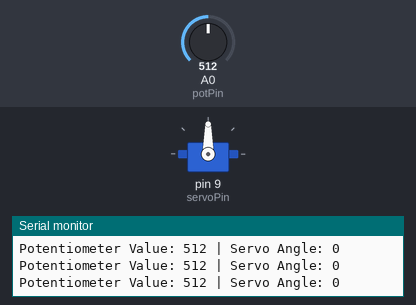
A sketch run on a simulated Arduino Uno, built with avr-gcc and run on an emulated ATmega328P. On the bench: servo, the last lines printed to the serial monitor. The test bench sets the inputs (shaded band); at power-on: A0 (potPin) = 512.

Above: at 1.2 s.
1.3 s: A0 (potPin) set to 550
At 1.8 s:
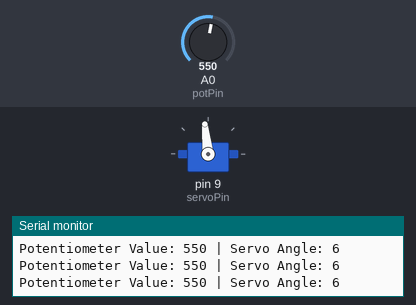
4.3 s: A0 (potPin) set to 576
At 5.2 s:
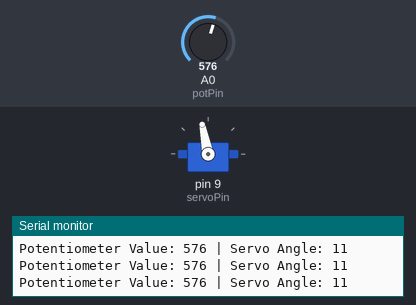
5.8 s: A0 (potPin) set to 478
At 6.7 s:
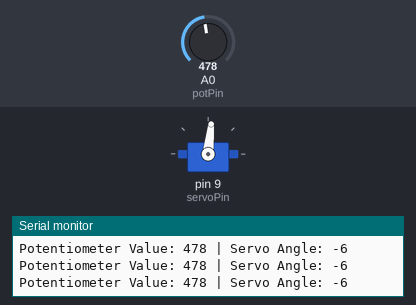
8.8 s: A0 (potPin) set to 446
At 9.3 s:
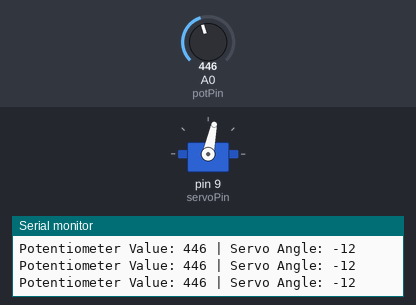
10.3 s: A0 (potPin) set to 716
At 11.5 s:
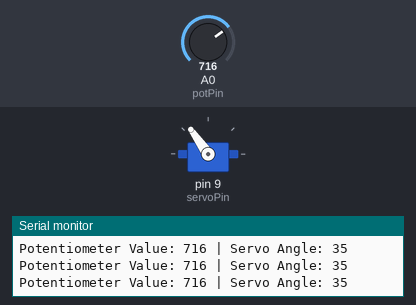
11.8 s: A0 (potPin) set to 0
At 13.0 s:
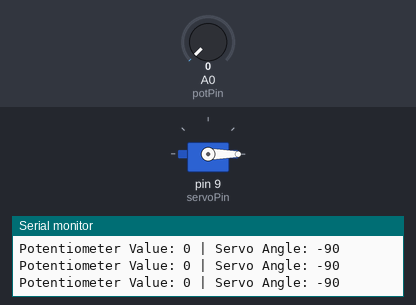
Timing chart, 0 to 14.3 s (numbered marks = the images above; inputs shaded):
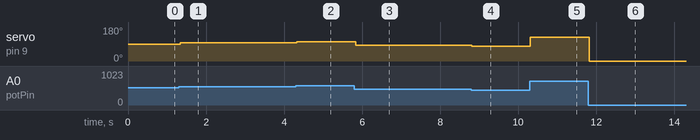

The sketch:

ex_1.ino
```cpp
#include <Servo.h>

// Create a Servo object
Servo myServo;

const int potPin = A0;
const int servoPin = 9;

void setup() {
  myServo.attach(servoPin);
  Serial.begin(9600);
}

void loop() {
  // Read the potentiometer value (0 to 1023)
  int potValue = analogRead(potPin);

  // Map the potentiometer value to a servo angle (-90 to 90 degrees)
  int angle = map(potValue, 0, 1023, -90, 90);

  // Set the servo position (0 to 180 degrees, adjusted from -90 to 90)
  myServo.write(angle + 90);

  // Print potentiometer value and corresponding servo angle for monitoring
  Serial.print("Potentiometer Value: ");
  Serial.print(potValue);
  Serial.print(" | Servo Angle: ");
  Serial.println(angle);

  // Small delay to smooth the servo movement
  delay(15);
}
```

Measured:
- after the input at 1.3 s, servo on pin 9 (servoPin): 90° → 96° at once
- after the input at 4.3 s, servo on pin 9 (servoPin): 96° → 101° at once
- after the input at 5.8 s, servo on pin 9 (servoPin): 101° → 84° at once
- after the input at 8.8 s, servo on pin 9 (servoPin): 84° → 78° at once
- after the input at 10.3 s, servo on pin 9 (servoPin): 78° → 125° at once
- after the input at 11.8 s, servo on pin 9 (servoPin): 125° → 0° at once
